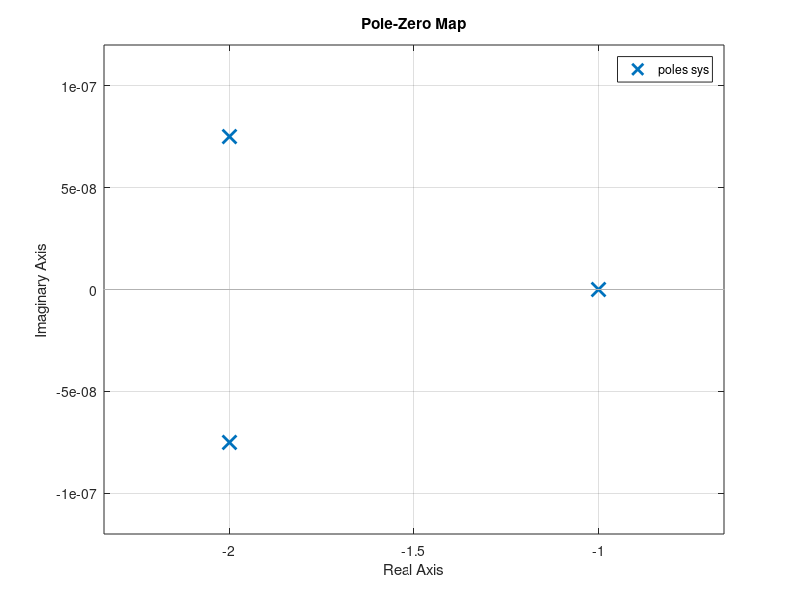

This chart was generated by the following MATLAB code:
%Question No 4
% Find the eigenvalues of the system and the corresponding transformation matrix.

close all;
clear all;
clc;

A = [0 1 0; 0 0 1; -4 -8 -5];
B=[0 0 1]';
C=[1 0 0];
D=0;

EigenVal = eig(A)
[EigenVector,EigenVal_Digonal]=eig(A)

figure;
sys = ss(A, B, C, D);
pzmap(sys)

